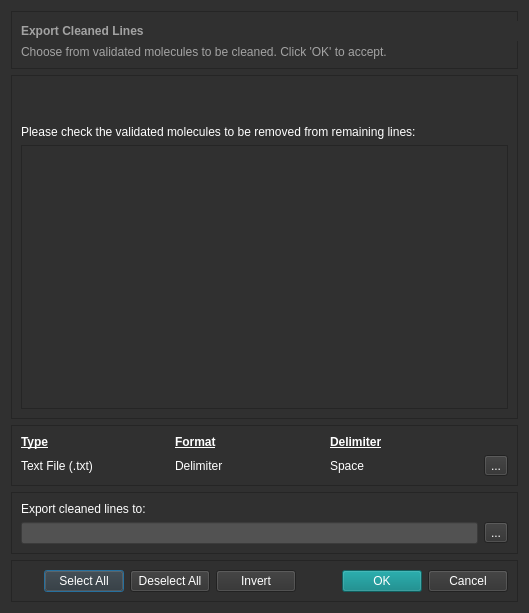
<?xml version="1.0" encoding="UTF-8"?>
<ui version="4.0">
 <class>Dialog</class>
 <widget class="QDialog" name="Dialog">
  <property name="geometry">
   <rect>
    <x>0</x>
    <y>0</y>
    <width>529</width>
    <height>613</height>
   </rect>
  </property>
  <property name="windowTitle">
   <string>Dialog</string>
  </property>
  <property name="styleSheet">
   <string notr="true">background-color: rgb(48, 48, 48);
gridline-color: rgb(195, 195, 195);
color: rgb(255, 255, 255);
</string>
  </property>
  <layout class="QGridLayout" name="gridLayout_4">
   <item row="0" column="0">
    <widget class="QFrame" name="frame_6">
     <property name="sizePolicy">
      <sizepolicy hsizetype="Preferred" vsizetype="Preferred">
       <horstretch>0</horstretch>
       <verstretch>0</verstretch>
      </sizepolicy>
     </property>
     <property name="minimumSize">
      <size>
       <width>0</width>
       <height>58</height>
      </size>
     </property>
     <property name="frameShape">
      <enum>QFrame::StyledPanel</enum>
     </property>
     <property name="frameShadow">
      <enum>QFrame::Raised</enum>
     </property>
     <widget class="QLabel" name="label_3">
      <property name="geometry">
       <rect>
        <x>10</x>
        <y>10</y>
        <width>821</width>
        <height>20</height>
       </rect>
      </property>
      <property name="font">
       <font>
        <weight>75</weight>
        <bold>true</bold>
       </font>
      </property>
      <property name="styleSheet">
       <string notr="true">color: rgb(163, 163, 163);</string>
      </property>
      <property name="frameShape">
       <enum>QFrame::NoFrame</enum>
      </property>
      <property name="frameShadow">
       <enum>QFrame::Raised</enum>
      </property>
      <property name="text">
       <string>Export Cleaned Lines</string>
      </property>
     </widget>
     <widget class="QLabel" name="label_4">
      <property name="geometry">
       <rect>
        <x>10</x>
        <y>30</y>
        <width>441</width>
        <height>21</height>
       </rect>
      </property>
      <property name="styleSheet">
       <string notr="true">color: rgb(163, 163, 163);</string>
      </property>
      <property name="text">
       <string>Choose from validated molecules to be cleaned. Click 'OK' to accept.</string>
      </property>
     </widget>
    </widget>
   </item>
   <item row="1" column="0">
    <widget class="QFrame" name="frame_2">
     <property name="frameShape">
      <enum>QFrame::StyledPanel</enum>
     </property>
     <property name="frameShadow">
      <enum>QFrame::Raised</enum>
     </property>
     <layout class="QGridLayout" name="gridLayout_3">
      <item row="1" column="0">
       <widget class="QLabel" name="label_2">
        <property name="frameShape">
         <enum>QFrame::NoFrame</enum>
        </property>
        <property name="text">
         <string>Please check the validated molecules to be removed from remaining lines:</string>
        </property>
       </widget>
      </item>
      <item row="2" column="0">
       <widget class="QScrollArea" name="scrollArea">
        <property name="widgetResizable">
         <bool>true</bool>
        </property>
        <widget class="QWidget" name="scrollAreaWidgetContents">
         <property name="geometry">
          <rect>
           <x>0</x>
           <y>0</y>
           <width>497</width>
           <height>229</height>
          </rect>
         </property>
        </widget>
       </widget>
      </item>
      <item row="0" column="0">
       <spacer name="verticalSpacer_3">
        <property name="orientation">
         <enum>Qt::Vertical</enum>
        </property>
        <property name="sizeType">
         <enum>QSizePolicy::Minimum</enum>
        </property>
        <property name="sizeHint" stdset="0">
         <size>
          <width>20</width>
          <height>40</height>
         </size>
        </property>
       </spacer>
      </item>
     </layout>
    </widget>
   </item>
   <item row="3" column="0" rowspan="2">
    <widget class="QFrame" name="frame_5">
     <property name="frameShape">
      <enum>QFrame::StyledPanel</enum>
     </property>
     <property name="frameShadow">
      <enum>QFrame::Raised</enum>
     </property>
     <layout class="QGridLayout" name="gridLayout">
      <item row="1" column="0">
       <widget class="QLineEdit" name="select_file_txt">
        <property name="styleSheet">
         <string notr="true">background-color: rgb(82, 82, 82);
color: rgb(255, 255, 255);</string>
        </property>
        <property name="locale">
         <locale language="English" country="UnitedStates"/>
        </property>
       </widget>
      </item>
      <item row="1" column="1">
       <widget class="QToolButton" name="select_file_btn">
        <property name="text">
         <string>...</string>
        </property>
       </widget>
      </item>
      <item row="0" column="0">
       <widget class="QLabel" name="label">
        <property name="text">
         <string>Export cleaned lines to:</string>
        </property>
       </widget>
      </item>
     </layout>
    </widget>
   </item>
   <item row="2" column="0">
    <widget class="QFrame" name="frame_3">
     <property name="frameShape">
      <enum>QFrame::StyledPanel</enum>
     </property>
     <property name="frameShadow">
      <enum>QFrame::Raised</enum>
     </property>
     <layout class="QGridLayout" name="gridLayout_2">
      <item row="1" column="1">
       <widget class="QLabel" name="format_lbl">
        <property name="text">
         <string>Delimiter</string>
        </property>
       </widget>
      </item>
      <item row="0" column="0">
       <widget class="QLabel" name="label_5">
        <property name="font">
         <font>
          <weight>75</weight>
          <bold>true</bold>
          <underline>true</underline>
         </font>
        </property>
        <property name="text">
         <string>Type</string>
        </property>
       </widget>
      </item>
      <item row="0" column="1">
       <widget class="QLabel" name="label_6">
        <property name="font">
         <font>
          <weight>75</weight>
          <bold>true</bold>
          <underline>true</underline>
          <kerning>false</kerning>
         </font>
        </property>
        <property name="text">
         <string>Format</string>
        </property>
       </widget>
      </item>
      <item row="1" column="2">
       <widget class="QLabel" name="data_lbl">
        <property name="text">
         <string>Space</string>
        </property>
       </widget>
      </item>
      <item row="1" column="0">
       <widget class="QLabel" name="type_lbl">
        <property name="text">
         <string>Text File (.txt)</string>
        </property>
       </widget>
      </item>
      <item row="0" column="2">
       <widget class="QLabel" name="data_title_lbl">
        <property name="font">
         <font>
          <weight>75</weight>
          <bold>true</bold>
          <underline>true</underline>
         </font>
        </property>
        <property name="text">
         <string>Delimiter</string>
        </property>
       </widget>
      </item>
      <item row="1" column="3">
       <widget class="QToolButton" name="options_btn">
        <property name="text">
         <string>...</string>
        </property>
       </widget>
      </item>
     </layout>
    </widget>
   </item>
   <item row="5" column="0">
    <widget class="QFrame" name="frame">
     <property name="frameShape">
      <enum>QFrame::StyledPanel</enum>
     </property>
     <property name="frameShadow">
      <enum>QFrame::Raised</enum>
     </property>
     <layout class="QHBoxLayout" name="horizontalLayout_3">
      <item>
       <spacer name="horizontalSpacer_3">
        <property name="orientation">
         <enum>Qt::Horizontal</enum>
        </property>
        <property name="sizeHint" stdset="0">
         <size>
          <width>40</width>
          <height>20</height>
         </size>
        </property>
       </spacer>
      </item>
      <item>
       <widget class="QPushButton" name="select_all_btn">
        <property name="text">
         <string>Select All</string>
        </property>
       </widget>
      </item>
      <item>
       <widget class="QPushButton" name="deselect_all_btn">
        <property name="text">
         <string>Deselect All</string>
        </property>
       </widget>
      </item>
      <item>
       <widget class="QPushButton" name="invert_btn">
        <property name="text">
         <string>Invert</string>
        </property>
       </widget>
      </item>
      <item>
       <spacer name="horizontalSpacer_4">
        <property name="orientation">
         <enum>Qt::Horizontal</enum>
        </property>
        <property name="sizeType">
         <enum>QSizePolicy::Fixed</enum>
        </property>
        <property name="sizeHint" stdset="0">
         <size>
          <width>40</width>
          <height>20</height>
         </size>
        </property>
       </spacer>
      </item>
      <item>
       <layout class="QHBoxLayout" name="horizontalLayout_2">
        <item>
         <widget class="QPushButton" name="ok_btn">
          <property name="styleSheet">
           <string notr="true">background-color: rgba(0, 128, 128, 154);</string>
          </property>
          <property name="text">
           <string>OK</string>
          </property>
         </widget>
        </item>
        <item>
         <widget class="QPushButton" name="cancel_btn">
          <property name="styleSheet">
           <string notr="true"/>
          </property>
          <property name="text">
           <string>Cancel</string>
          </property>
         </widget>
        </item>
       </layout>
      </item>
     </layout>
    </widget>
   </item>
  </layout>
 </widget>
 <resources/>
 <connections/>
</ui>
